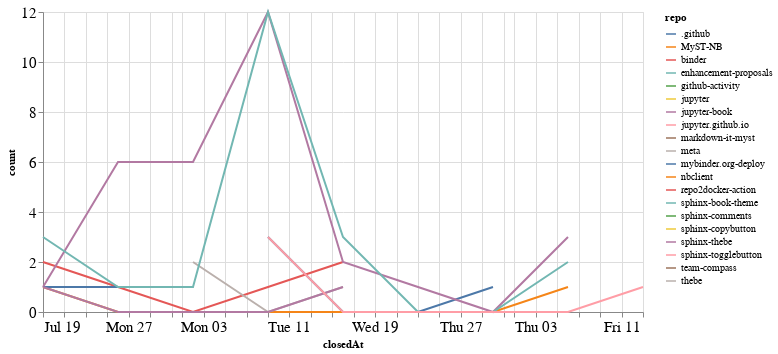

Notebook cell for this chart:
### Code cell
closed_by_time = closed_by.groupby('repo').resample('W', on='closedAt').count()['author'].reset_index()
closed_by_time = closed_by_time.rename(columns={'author': 'count'})

alt.Chart(closed_by_time, width=600).mark_line().encode(
    x='closedAt',
    y='count',
    color='repo',
    tooltip="repo"
)

### Figure 1 — Vega-Lite specification as saved in the notebook (floating-point values rounded to 4 significant figures)
{"config": {"axisLeft": {"labelFontSize": 15}, "axisBottom": {"labelFontSize": 15}}, "data": {"name": "data-ba37652334604f4e10f89ec1011ab674"}, "mark": "line", "encoding": {"color": {"type": "nominal", "field": "repo"}, "tooltip": {"type": "nominal", "field": "repo"}, "x": {"type": "temporal", "field": "closedAt"}, "y": {"type": "quantitative", "field": "count"}}, "width": 600, "$schema": "https://vega.github.io/schema/vega-lite/v4.8.1.json", "datasets": {"data-ba37652334604f4e10f89ec1011ab674": [{"repo": ".github", "closedAt": "2020-08-09T00:00:00", "count": 3}, {"repo": ".github", "closedAt": "2020-08-16T00:00:00", "count": 0}, {"repo": ".github", "closedAt": "2020-08-23T00:00:00", "count": 0}, {"repo": ".github", "closedAt": "2020-08-30T00:00:00", "count": 1}, {"repo": "MyST-NB", "closedAt": "2020-07-19T00:00:00", "count": 1}, {"repo": "MyST-NB", "closedAt": "2020-07-26T00:00:00", "count": 0}, {"repo": "MyST-NB", "closedAt": "2020-08-02T00:00:00", "count": 0}, {"repo": "MyST-NB", "closedAt": "2020-08-09T00:00:00", "count": 0}, {"repo": "MyST-NB", "closedAt": "2020-08-16T00:00:00", "count": 0}, {"repo": "MyST-NB", "closedAt": "2020-08-23T00:00:00", "count": 0}, {"repo": "MyST-NB", "closedAt": "2020-08-30T00:00:00", "count": 0}, {"repo": "MyST-NB", "closedAt": "2020-09-06T00:00:00", "count": 1}, {"repo": "binder", "closedAt": "2020-07-19T00:00:00", "count": 2}, {"repo": "binder", "closedAt": "2020-07-26T00:00:00", "count": 1}, {"repo": "binder", "closedAt": "2020-08-02T00:00:00", "count": 0}, {"repo": "binder", "closedAt": "2020-08-09T00:00:00", "count": 1}, {"repo": "binder", "closedAt": "2020-08-16T00:00:00", "count": 2}, {"repo": "enhancement-proposals", "closedAt": "2020-08-30T00:00:00", "count": 1}, {"repo": "github-activity", "closedAt": "2020-08-09T00:00:00", "count": 2}, {"repo": "jupyter", "closedAt": "2020-07-26T00:00:00", "count": 1}, {"repo": "jupyter-book", "closedAt": "2020-07-19T00:00:00", "count": 1}, {"repo": "jupyter-book", "closedAt": "2020-07-26T00:00:00", "count": 6}, {"repo": "jupyter-book", "closedAt": "2020-08-02T00:00:00", "count": 6}, {"repo": "jupyter-book", "closedAt": "2020-08-09T00:00:00", "count": 12}, {"repo": "jupyter-book", "closedAt": "2020-08-16T00:00:00", "count": 2}, {"repo": "jupyter-book", "closedAt": "2020-08-23T00:00:00", "count": 1}, {"repo": "jupyter-book", "closedAt": "2020-08-30T00:00:00", "count": 0}, {"repo": "jupyter-book", "closedAt": "2020-09-06T00:00:00", "count": 3}, {"repo": "jupyter.github.io", "closedAt": "2020-07-19T00:00:00", "count": 1}, {"repo": "jupyter.github.io", "closedAt": "2020-07-26T00:00:00", "count": 1}, {"repo": "markdown-it-myst", "closedAt": "2020-08-09T00:00:00", "count": 1}, {"repo": "meta", "closedAt": "2020-08-02T00:00:00", "count": 2}, {"repo": "meta", "closedAt": "2020-08-09T00:00:00", "count": 0}, {"repo": "meta", "closedAt": "2020-08-16T00:00:00", "count": 1}, {"repo": "mybinder.org-deploy", "closedAt": "2020-07-19T00:00:00", "count": 1}, {"repo": "mybinder.org-deploy", "closedAt": "2020-07-26T00:00:00", "count": 1}, {"repo": "nbclient", "closedAt": "2020-09-13T00:00:00", "count": 1}, {"repo": "repo2docker-action", "closedAt": "2020-07-26T00:00:00", "count": 1}, {"repo": "sphinx-book-theme", "closedAt": "2020-07-19T00:00:00", "count": 3}, {"repo": "sphinx-book-theme", "closedAt": "2020-07-26T00:00:00", "count": 1}, {"repo": "sphinx-book-theme", "closedAt": "2020-08-02T00:00:00", "count": 1}, {"repo": "sphinx-book-theme", "closedAt": "2020-08-09T00:00:00", "count": 12}, {"repo": "sphinx-book-theme", "closedAt": "2020-08-16T00:00:00", "count": 3}, {"repo": "sphinx-book-theme", "closedAt": "2020-08-23T00:00:00", "count": 0}, {"repo": "sphinx-book-theme", "closedAt": "2020-08-30T00:00:00", "count": 0}, {"repo": "sphinx-book-theme", "closedAt": "2020-09-06T00:00:00", "count": 2}, {"repo": "sphinx-comments", "closedAt": "2020-08-16T00:00:00", "count": 4}, {"repo": "sphinx-copybutton", "closedAt": "2020-07-26T00:00:00", "count": 2}, {"repo": "sphinx-thebe", "closedAt": "2020-07-19T00:00:00", "count": 1}, {"repo": "sphinx-thebe", "closedAt": "2020-07-26T00:00:00", "count": 0}, {"repo": "sphinx-thebe", "closedAt": "2020-08-02T00:00:00", "count": 0}, {"repo": "sphinx-thebe", "closedAt": "2020-08-09T00:00:00", "count": 0}, {"repo": "sphinx-thebe", "closedAt": "2020-08-16T00:00:00", "count": 1}, {"repo": "sphinx-togglebutton", "closedAt": "2020-08-09T00:00:00", "count": 3}, {"repo": "sphinx-togglebutton", "closedAt": "2020-08-16T00:00:00", "count": 0}, {"repo": "sphinx-togglebutton", "closedAt": "2020-08-23T00:00:00", "count": 0}, {"repo": "sphinx-togglebutton", "closedAt": "2020-08-30T00:00:00", "count": 0}, {"repo": "sphinx-togglebutton", "closedAt": "2020-09-06T00:00:00", "count": 0}, {"repo": "sphinx-togglebutton", "closedAt": "2020-09-13T00:00:00", "count": 1}, {"repo": "team-compass", "closedAt": "2020-07-26T00:00:00", "count": 1}, {"repo": "thebe", "closedAt": "2020-08-16T00:00:00", "count": 1}]}}
